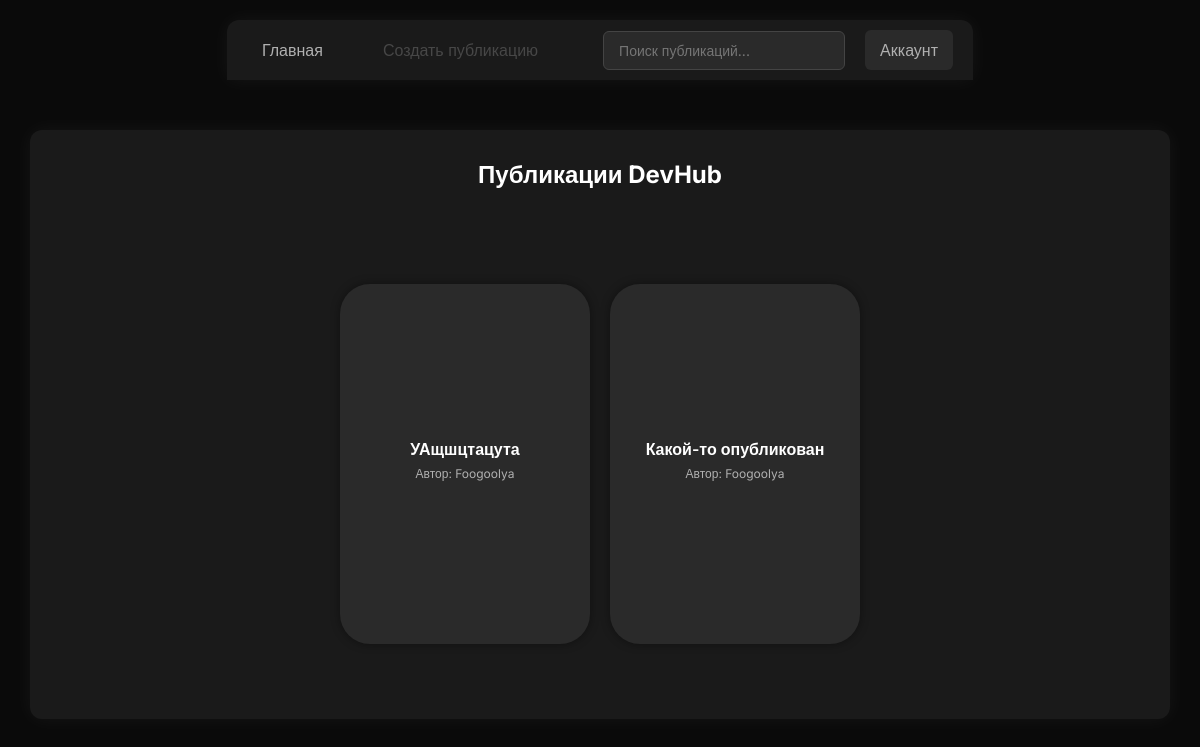
/, run on an earlier commit of the app's database.
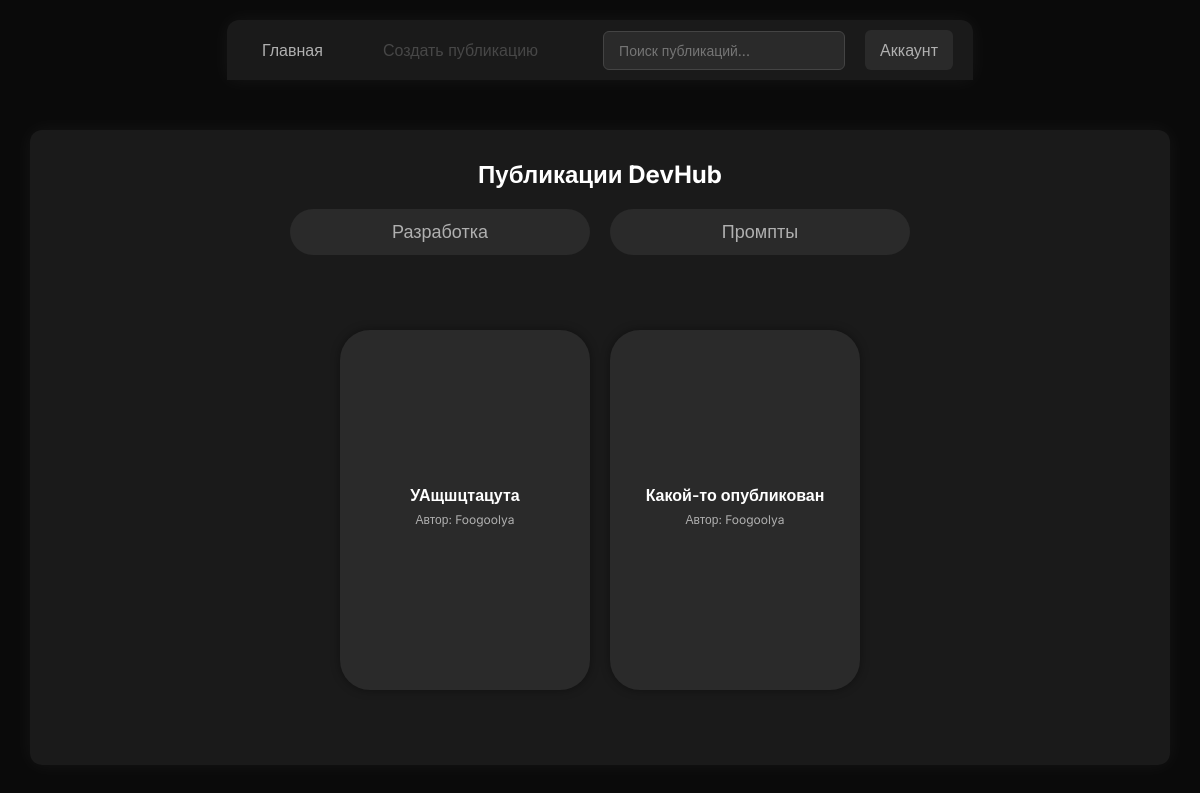
And on a later commit of the database.
### tables this page shows
CREATE TABLE `Posts` (
  `id_p` int(11) NOT NULL,
  `id_type` int(11) DEFAULT NULL,
  `id_u` int(11) NOT NULL,
  `title` varchar(20) NOT NULL COMMENT 'заголовок',
  `content` longtext NOT NULL COMMENT 'содержание',
  `create_at` timestamp NOT NULL COMMENT 'дата создания',
  `avRate` float DEFAULT NULL,
  `isNote` tinyint(1) DEFAULT NULL,
  `ownPrev` blob
);

CREATE TABLE `posts_catg` (
  `id_PType` int(11) NOT NULL,
  `name` varchar(50) NOT NULL
);

### index.php (the view, shortened to what this page needs)
<?php
require_once 'header.php';
$conn = new mysqli(
    $config['db_host'],
    $config['db_user'],
    $config['db_pass'],
    $config['db_name']
);
$conn->set_charset("utf8");
$catgSql = "SELECT id_PType, name FROM posts_catg ORDER BY id_PType";
$catgResult = $conn->query($catgSql);
$categories = [];
if ($catgResult) {
    while ($row = $catgResult->fetch_assoc()) {
        $categories[] = $row;
    }
}
$selectedCategory = isset($_GET['category']) ? (int)$_GET['category'] : 0;
if ($selectedCategory > 0) {
    $sql = "
        SELECT
            p.id_p,
            p.title,
            p.ownPrev,
            COALESCE(NULLIF(u.username, ''), u.login) AS author_name
        FROM Posts p
        JOIN Users u ON p.id_u = u.Id_U
        WHERE p.isNote = 0 AND p.id_type = $selectedCategory
        ORDER BY p.create_at DESC
    ";
} else {
    $sql = "
        SELECT
            p.id_p,
            p.title,
            p.ownPrev,
            COALESCE(NULLIF(u.username, ''), u.login) AS author_name
        FROM Posts p
        JOIN Users u ON p.id_u = u.Id_U
        WHERE p.isNote = 0
        ORDER BY p.create_at DESC
    ";
}
$result = $conn->query($sql);
$posts = [];
if ($result && $result->num_rows > 0) {
    while ($row = $result->fetch_assoc()) {
        $tags = [];
        $row['tags'] = $tags;
        $posts[] = $row;
    }
}
?>
<div class="container" style="background-color: #1a1a1a00; box-shadow: none; animation: none; margin: 0px;">
<div class="box">
    <h2>Публикации DevHub</h2>
    <div class="category-buttons">
        <?php foreach ($categories as $cat): ?>
            <?php
            $isActive = ($selectedCategory == $cat['id_PType']);
            $targetCategory = $isActive ? 0 : $cat['id_PType'];
            ?>
            <a href="index.php?category=<?php echo $targetCategory; ?>"
               class="category-btn <?php echo $isActive ? 'active' : ''; ?>">
                <?php echo htmlspecialchars($cat['name']); ?>
            </a>
        <?php endforeach; ?>
    </div>
    <div class="posts-wrapper">
        <?php if (count($posts) > 0): ?>
            <div class="posts-grid">
                <?php foreach ($posts as $row): ?>
                    <a class="post-card-link" href="post.php?id=<?php echo (int)$row['id_p']; ?>">
                        <div class="post-card <?php echo empty($row['ownPrev']) ? 'no-image' : ''; ?>">
                            <div class="post-card-content">
                                <div class="post-card-title">
                                    <?php echo htmlspecialchars($row['title']); ?>
                                </div>
                                <div class="post-card-author">
                                    Автор: <?php echo htmlspecialchars($row['author_name']); ?>
                                </div>
                            </div>
                        </div>
                    </a>
                <?php endforeach; ?>
            </div>
        <?php else: ?>
            <p>По данной категории публикаций нет.</p>
        <?php endif; ?>
    </div>
</div>
</div>

### header.php (shortened to what this page needs)
<!DOCTYPE html>
<html lang="ru">
<head>
    <link rel="stylesheet" href="style.css">
</head>
<body>
<nav class="top-nav">
    <div class="nav-container">
        <div class="nav-item">
            <a href="index.php">Главная</a>
        </div>
        <div class="nav-item dropdown">
            <?php if (isset($_SESSION['user_id'])): ?>
                <a href="#" class="dropbtn">Создать публикацию</a>
                <div class="dropdown-content">
                    <a href="create_publication.php">Создать новую</a>
                    <a href="drafts.php">Просмотр черновиков</a>
                    </div>
            <?php else: ?>
                <a class="dropbtn disabled-link">Создать публикацию</a>
            <?php endif; ?>
        </div>
        <div class="nav-search">
            <input type="text" placeholder="Поиск публикаций..." class="search-input">
        </div>
        <div class="nav-item dropdown right-dropdown">
            <a href="#" class="user-dropbtn">
                <?php if(isset($_SESSION['login'])): ?>
                    <?php
                    $displayName = $_SESSION['login'];
                    if (isset($_SESSION['username']) && !empty($_SESSION['username']))
                        {
                            $displayName = $_SESSION['username'];
                        }
                        echo $displayName;
                    ?>
                <?php else: ?>
                    Аккаунт
                <?php endif ?>
            </a>
        </div>
    </div>
</nav>

### style.css (style rules this page uses)
* { color: #ffffff; margin: 0; padding: 0; box-sizing: border-box; font-family: "Inter", sans-serif; }
body { background-color: #0a0a0a; min-height: 90vh; min-width: 150vh; display: flex; justify-content: center; align-items: center; overflow-x: hidden; flex-direction: column; }
.top-nav { background-color: #1a1a1a; width: auto; margin: 0 auto; margin-top: 0px; padding: 0; border-radius: 12px 12px 0 0; margin-top: 20px; box-shadow: 0 0 20px rgba(255, 255, 255, 0.05); }
.nav-container { display: flex; align-items: center; padding: 20px; height: 60px; }
.nav-item { position: relative; margin-right: 30px; }
.nav-item a { color: #b0b0b0; text-decoration: none; font-size: 16px; padding: 10px 15px; border-radius: 6px; transition: all 0.3s ease; }
.dropdown { position: relative; display: inline-block; }
.nav-item .disabled-link { color: #474747; pointer-events: none; cursor: default; background-color: transparent; }
.nav-search { flex-grow: 1; margin: 0 20px; }
.search-input { width: 100%; padding: 10px 15px; background-color: #2a2a2a; border: 1px solid #444444; border-radius: 6px; color: #e0e0e0; font-size: 14px; transition: border-color 0.5s ease; }
.right-dropdown { margin-left: auto; margin-right: 0; }
.user-dropbtn { background-color: #2a2a2a; color: #b0b0b0; padding: 8px 20px; border-radius: 20px; }
.container { margin: 20px auto; margin-bottom: 100px; width: 100%; max-width: 1300px; min-width: 320px; background-color: #1a1a1a; border-radius: 0 0 12px 12px; padding: 30px; box-shadow: 0 0 20px rgba(255, 255, 255, 0.05); animation: glow 10s infinite alternate; }
.box { display: flex; flex-direction: column; align-items: center; min-width: 280px; max-width: 100%; margin: 20px auto; background-color: #1a1a1a; padding: 30px; justify-content: center; border-radius: 12px; box-shadow: 0 0 20px rgba(255, 255, 255, 0.05); animation: glow 10s infinite alternate; }
h2 { text-align: center; margin-bottom: 20px; color: #ffffff; }
.posts-wrapper { margin: 20px; padding: 15px; }
.posts-grid { display: flex; flex-direction: row; flex-wrap: wrap; }
.post-card-link { text-decoration: none; color: inherit; }
.post-card { position: relative; width: 250px; height: 360px; margin: 10px; border-radius: 30px; background-color: #2a2a2a; box-shadow: 0 0 10px rgba(0, 0, 0, 0.4); display: flex; flex-direction: column; overflow: hidden; transition: background-color 0.2s ease, box-shadow 0.2s ease, transform 0.1s ease; }
.post-card-content { padding: 12px; display: flex; flex-direction: column; flex: 1; }
.post-card-title { font-size: 16px; font-weight: 600; margin-bottom: 6px; color: #ffffff; line-height: 1.3; display: -webkit-box; -webkit-line-clamp: 2; -webkit-box-orient: vertical; overflow: hidden; }
.post-card-author { font-size: 12px; color: #b0b0b0; margin-bottom: 8px; }
.post-card.no-image { justify-content: center; align-items: center; }
.post-card.no-image .post-card-content { align-items: center; text-align: center; padding: 12px; flex: none; }
.post-card.no-image .post-card-title { text-align: center; justify-content: center; }
.post-card.no-image .post-card-author { text-align: center; }
.category-buttons { display: flex; gap: 20px; justify-content: center; margin-bottom: 30px; width: 100%; }
.category-btn { flex: 1; max-width: 300px; background-color: #2a2a2a; color: #b0b0b0; border: none; padding: 12px 25px; font-size: 18px; border-radius: 30px; cursor: pointer; transition: all 0.3s ease; text-align: center; text-decoration: none; }

What changed in the data, as far as the page shows it:
added posts_catg: name "Разработка"
added posts_catg: name "Промпты"
